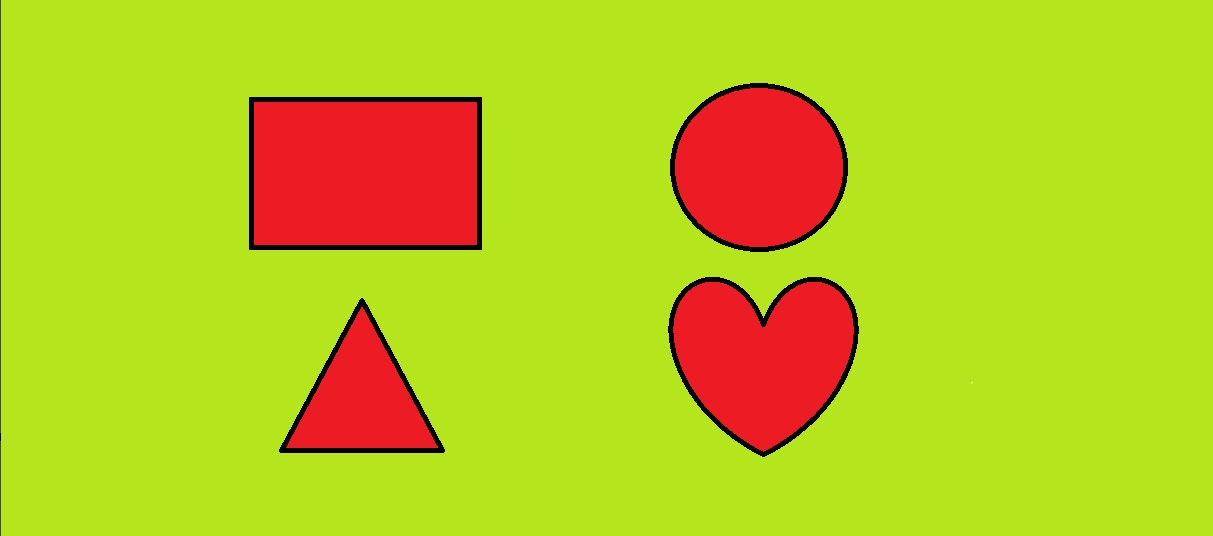
#> input picture OpenCV/Measure Size Of An Object/content/image.jpg, 1213 x 536 px
$ python 'Multiple Objects.py'
#> lines starting #> are read from the running program, lines starting #| are printed output that depends on the picture; after the words box and inside, x2 and y2 are one past the last pixel; in counts of white or black regions, pixels touching at a corner belong together
import cv2
import numpy as np

# Read the image
img = cv2.imread('content/image.jpg')
#> img is the input picture: shape (536, 1213, 3); mean B, G, R 29.8, 198.3, 184.9

# Convert to grayscale
gray = cv2.cvtColor(img, cv2.COLOR_BGR2GRAY)
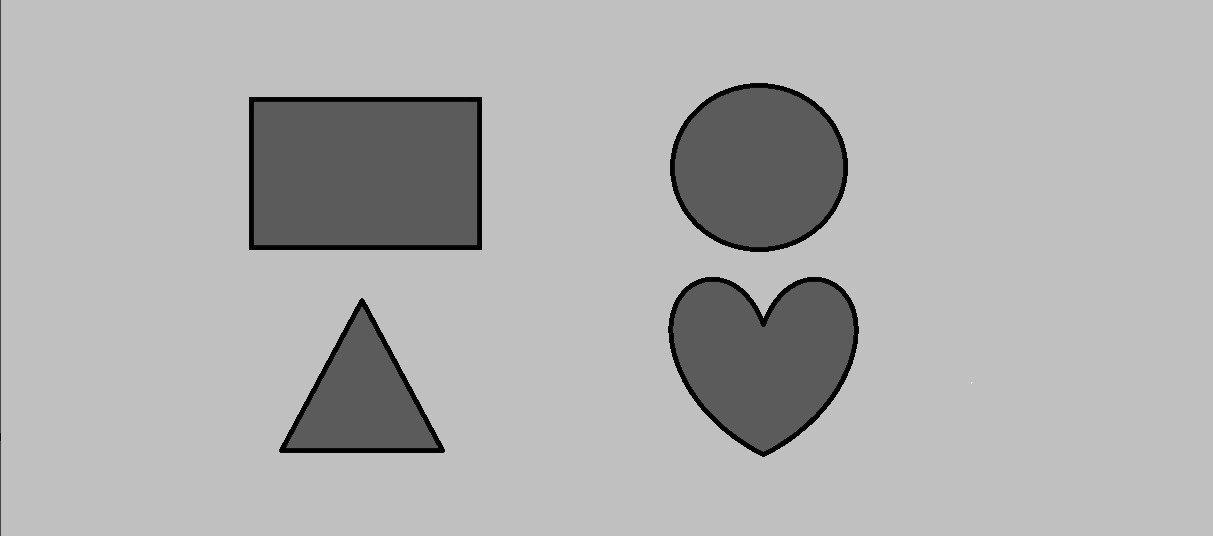
#> gray: shape (536, 1213); min 0, max 227, mean 175.2

# Apply threshold to separate objects from background
ret, thresh = cv2.threshold(gray, 0, 255, cv2.THRESH_BINARY_INV + cv2.THRESH_OTSU)
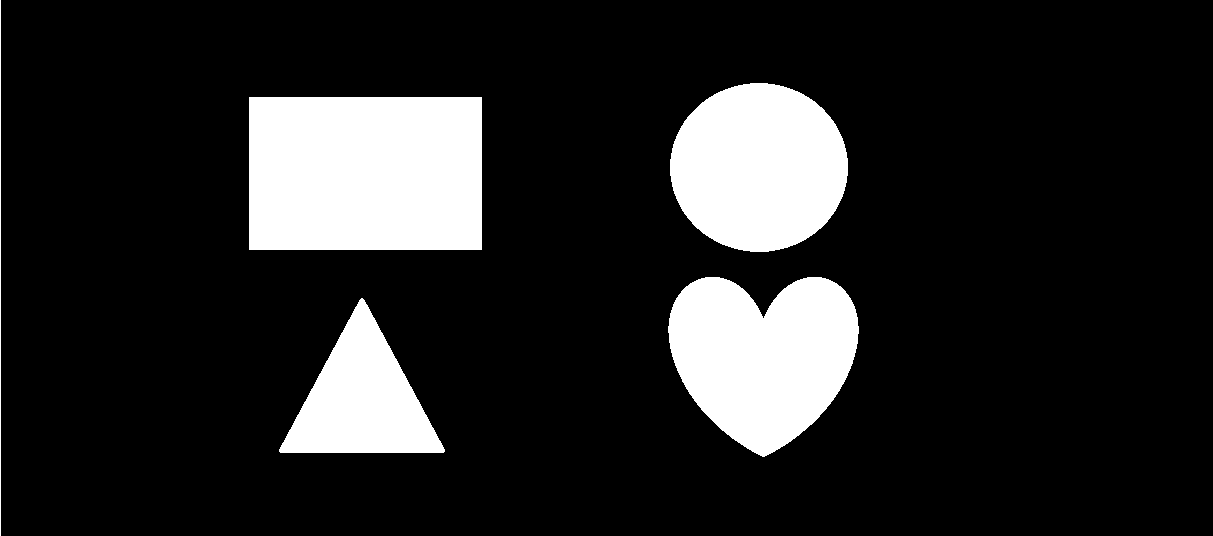
#> thresh: shape (536, 1213); 15% white; 5 white regions
#> ret = 104

# Find contours of objects
contours, hierarchy = cv2.findContours(thresh, cv2.RETR_EXTERNAL, cv2.CHAIN_APPROX_SIMPLE)
#> contours = 5 contours, 1 with area under 20; largest, box (x1, y1, x2, y2) and area: (249, 97, 482, 250) 35264, (668, 277, 859, 457) 24394, (670, 83, 848, 252) 23350, (279, 298, 445, 453) 13107

# Scale factor for real-world size (1 pixel = 0.1 cm)
scale_factor = 0.1

for cnt in contours:
    # Calculate the area in pixels
    area = cv2.contourArea(cnt)

    # Convert pixel area to real-world size
    size = area * (scale_factor ** 2)

    # Get bounding box coordinates
    x, y, w, h = cv2.boundingRect(cnt)

    # Draw rectangle around the object
    cv2.rectangle(img, (x, y), (x + w, y + h), (0, 255, 0), 2)

    # Display size on the image
    cv2.putText(img, f"{size:.2f} cm²", (x, y - 10), cv2.FONT_HERSHEY_SIMPLEX,
                0.5, (0, 0, 255), 1)

    # ✅ Print size in terminal
    print(f"Object at ({x}, {y}) - Area: {area:.2f} pixels, Size: {size:.2f} cm²")
#> this loop made 5 passes
#> (area, size, x, y, w, h) on passes 1, 2, 4: (13107, 131.1, 279, 298, 166, 155), (24394.5, 243.9, 668, 277, 191, 180), (23350.5, 233.5, 670, 83, 178, 169)
#> (cnt, area, size, x, y, w, h) on pass 3: ([[249, 97], [249, 249], [481, 249], [481, 97]], 35264, 352.6, 249, 97, 233, 153)
#| Object at (279, 298) - Area: 13107.00 pixels, Size: 131.07 cm²
#| Object at (668, 277) - Area: 24394.50 pixels, Size: 243.95 cm²
#| Object at (249, 97) - Area: 35264.00 pixels, Size: 352.64 cm²
#| Object at (670, 83) - Area: 23350.50 pixels, Size: 233.51 cm²
#| Object at (0, 0) - Area: 0.00 pixels, Size: 0.00 cm²
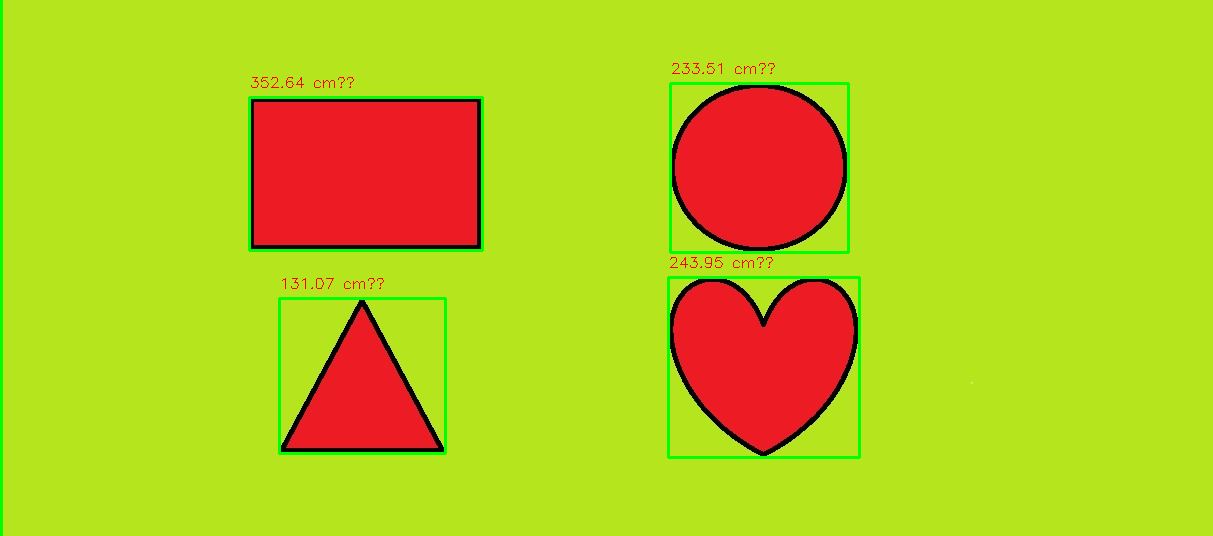
#> img: shape (536, 1213, 3); 1.69% of pixels changed, all inside (x1, y1, x2, y2) = (0, 0, 861, 536)

# Display the image with contours and size labels
cv2.imshow('Objects with Size', img)
cv2.waitKey(0)
cv2.destroyAllWindows()
